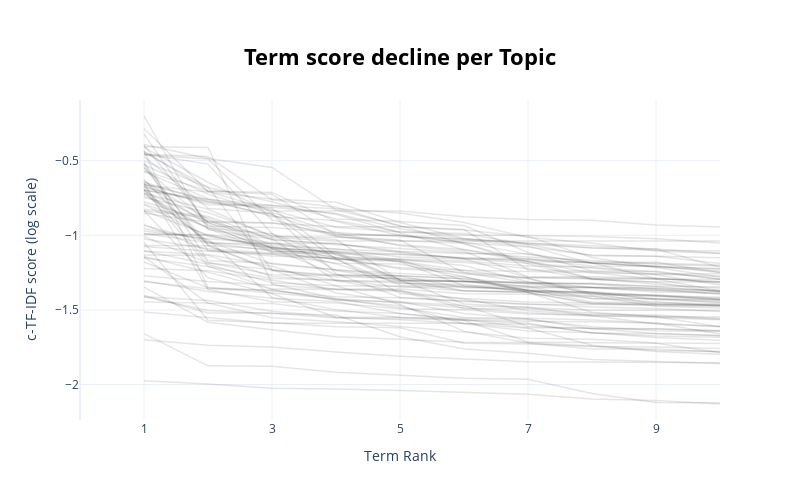

Notebook source saved alongside this figure:
### Code cell
model.visualize_term_rank(log_scale=True)

### Figure 1 — Plotly figure (JSON) as saved in the notebook; plotly's stock layout.template omitted (floating-point values rounded to 4 significant figures)
{"data": [{"hovertext": "<b>Topic -1</b>:science_data_for_intellence_is_art", "line": {"color": "black", "width": 1.5}, "mode": "lines+lines", "name": "", "opacity": 0.1, "type": "scatter", "x": [1, 2, 3, 4, 5, 6, 7, 8, 9, 10], "y": [-1.975, -1.997, -2.026, -2.031, -2.041, -2.052, -2.064, -2.098, -2.107, -2.131]}, {"hovertext": "<b>Topic 0</b>:quantum_it_unrstandi_technologiquan", "line": {"color": "black", "width": 1.5}, "mode": "lines+lines", "name": "", "opacity": 0.1, "type": "scatter", "x": [1, 2, 3, 4, 5, 6, 7, 8, 9, 10], "y": [-1.659, -1.875, -1.877, -1.918, -1.938, -1.959, -1.964, -2.06, -2.12, -2.122]}, {"hovertext": "<b>Topic 1</b>:guru_la_sia_mete_ore_amo_di_sg_or_m", "line": {"color": "black", "width": 1.5}, "mode": "lines+lines", "name": "", "opacity": 0.1, "type": "scatter", "x": [1, 2, 3, 4, 5, 6, 7, 8, 9, 10], "y": [-1.131, -1.135, -1.276, -1.305, -1.307, -1.309, -1.345, -1.347, -1.369, -1.391]}, {"hovertext": "<b>Topic 2</b>:data_science_analytics_publicatuary", "line": {"color": "black", "width": 1.5}, "mode": "lines+lines", "name": "", "opacity": 0.1, "type": "scatter", "x": [1, 2, 3, 4, 5, 6, 7, 8, 9, 10], "y": [-0.8357, -1.285, -1.39, -1.551, -1.566, -1.592, -1.597, -1.654, -1.686, -1.703]}, {"hovertext": "<b>Topic 3</b>:mister_rei_for_furtr_to_tqm_is_chur", "line": {"color": "black", "width": 1.5}, "mode": "lines+lines", "name": "", "opacity": 0.1, "type": "scatter", "x": [1, 2, 3, 4, 5, 6, 7, 8, 9, 10], "y": [-1.412, -1.437, -1.509, -1.547, -1.55, -1.567, -1.577, -1.579, -1.59, -1.614]}, {"hovertext": "<b>Topic 4</b>:lea_proof_by_cp_suppose_zd_since_uk", "line": {"color": "black", "width": 1.5}, "mode": "lines+lines", "name": "", "opacity": 0.1, "type": "scatter", "x": [1, 2, 3, 4, 5, 6, 7, 8, 9, 10], "y": [-0.6258, -1.065, -1.238, -1.264, -1.292, -1.372, -1.383, -1.46, -1.471, -1.475]}, {"hovertext": "<b>Topic 5</b>:nce_articial_intellence_ag_for_xm_i", "line": {"color": "black", "width": 1.5}, "mode": "lines+lines", "name": "", "opacity": 0.1, "type": "scatter", "x": [1, 2, 3, 4, 5, 6, 7, 8, 9, 10], "y": [-1.31, -1.358, -1.366, -1.433, -1.447, -1.47, -1.612, -1.625, -1.659, -1.671]}, {"hovertext": "<b>Topic 6</b>:trefore_tre_fam_for_reg_that_by_not", "line": {"color": "black", "width": 1.5}, "mode": "lines+lines", "name": "", "opacity": 0.1, "type": "scatter", "x": [1, 2, 3, 4, 5, 6, 7, 8, 9, 10], "y": [-0.9562, -1.028, -1.417, -1.498, -1.551, -1.557, -1.564, -1.613, -1.639, -1.645]}, {"hovertext": "<b>Topic 7</b>:citatns_opus_topic_uter_matmatics_s", "line": {"color": "black", "width": 1.5}, "mode": "lines+lines", "name": "", "opacity": 0.1, "type": "scatter", "x": [1, 2, 3, 4, 5, 6, 7, 8, 9, 10], "y": [-1.152, -1.209, -1.29, -1.3, -1.346, -1.347, -1.367, -1.447, -1.453, -1.459]}, {"hovertext": "<b>Topic 8</b>:security_oud_no_cyber_yno_secure_pr", "line": {"color": "black", "width": 1.5}, "mode": "lines+lines", "name": "", "opacity": 0.1, "type": "scatter", "x": [1, 2, 3, 4, 5, 6, 7, 8, 9, 10], "y": [-1.103, -1.195, -1.319, -1.338, -1.464, -1.642, -1.722, -1.762, -1.762, -1.782]}, {"hovertext": "<b>Topic 9</b>:uter_science_iteria_partment_ethics", "line": {"color": "black", "width": 1.5}, "mode": "lines+lines", "name": "", "opacity": 0.1, "type": "scatter", "x": [1, 2, 3, 4, 5, 6, 7, 8, 9, 10], "y": [-1.179, -1.351, -1.387, -1.425, -1.486, -1.55, -1.556, -1.567, -1.588, -1.661]}, {"hovertext": "<b>Topic 10</b>:ys_wa_proc_ph_sci_rev_cm_li_ed_put", "line": {"color": "black", "width": 1.5}, "mode": "lines+lines", "name": "", "opacity": 0.1, "type": "scatter", "x": [1, 2, 3, 4, 5, 6, 7, 8, 9, 10], "y": [-1.7, -1.737, -1.748, -1.782, -1.81, -1.827, -1.848, -1.85, -1.851, -1.855]}, {"hovertext": "<b>Topic 11</b>:torem_conjeure_ramsay_zp_ob_for_ro", "line": {"color": "black", "width": 1.5}, "mode": "lines+lines", "name": "", "opacity": 0.1, "type": "scatter", "x": [1, 2, 3, 4, 5, 6, 7, 8, 9, 10], "y": [-0.6503, -1.364, -1.445, -1.453, -1.492, -1.499, -1.527, -1.533, -1.533, -1.557]}, {"hovertext": "<b>Topic 12</b>:learni_machine_speive_teachi_ypto_", "line": {"color": "black", "width": 1.5}, "mode": "lines+lines", "name": "", "opacity": 0.1, "type": "scatter", "x": [1, 2, 3, 4, 5, 6, 7, 8, 9, 10], "y": [-1.144, -1.455, -1.458, -1.507, -1.524, -1.571, -1.716, -1.719, -1.724, -1.786]}, {"hovertext": "<b>Topic 13</b>:coahow_coalab_worki_pa_no_kay_scie", "line": {"color": "black", "width": 1.5}, "mode": "lines+lines", "name": "", "opacity": 0.1, "type": "scatter", "x": [1, 2, 3, 4, 5, 6, 7, 8, 9, 10], "y": [-0.9939, -0.9939, -1.051, -1.125, -1.312, -1.372, -1.383, -1.515, -1.547, -1.613]}, {"hovertext": "<b>Topic 14</b>:grd_las_linear_logic_gamlogic_gi_s", "line": {"color": "black", "width": 1.5}, "mode": "lines+lines", "name": "", "opacity": 0.1, "type": "scatter", "x": [1, 2, 3, 4, 5, 6, 7, 8, 9, 10], "y": [-0.9713, -1.024, -1.057, -1.093, -1.145, -1.159, -1.165, -1.185, -1.289, -1.312]}, {"hovertext": "<b>Topic 15</b>:ifamous_suppose_sitse_latex_dun_hu", "line": {"color": "black", "width": 1.5}, "mode": "lines+lines", "name": "", "opacity": 0.1, "type": "scatter", "x": [1, 2, 3, 4, 5, 6, 7, 8, 9, 10], "y": [-0.5738, -0.7541, -0.8363, -0.8363, -0.8363, -0.8749, -0.8947, -0.8991, -0.9316, -0.9439]}, {"hovertext": "<b>Topic 16</b>:tnal_giant_science_thinki_papa_mic", "line": {"color": "black", "width": 1.5}, "mode": "lines+lines", "name": "", "opacity": 0.1, "type": "scatter", "x": [1, 2, 3, 4, 5, 6, 7, 8, 9, 10], "y": [-1.347, -1.582, -1.633, -1.681, -1.697, -1.717, -1.719, -1.743, -1.778, -1.797]}, {"hovertext": "<b>Topic 17</b>:logic_uter_matmatical_mler_algebra", "line": {"color": "black", "width": 1.5}, "mode": "lines+lines", "name": "", "opacity": 0.1, "type": "scatter", "x": [1, 2, 3, 4, 5, 6, 7, 8, 9, 10], "y": [-1.049, -1.57, -1.586, -1.613, -1.62, -1.724, -1.729, -1.746, -1.749, -1.759]}, {"hovertext": "<b>Topic 18</b>:bob_alice_bell_had_mark_walsh_hm_h", "line": {"color": "black", "width": 1.5}, "mode": "lines+lines", "name": "", "opacity": 0.1, "type": "scatter", "x": [1, 2, 3, 4, 5, 6, 7, 8, 9, 10], "y": [-0.4625, -0.4884, -0.8968, -1.008, -1.032, -1.251, -1.317, -1.326, -1.36, -1.369]}, {"hovertext": "<b>Topic 19</b>:boo_halt_seq_fu_time_poly_to_const", "line": {"color": "black", "width": 1.5}, "mode": "lines+lines", "name": "", "opacity": 0.1, "type": "scatter", "x": [1, 2, 3, 4, 5, 6, 7, 8, 9, 10], "y": [-0.501, -0.6795, -0.7745, -0.8908, -0.9073, -0.934, -1.115, -1.239, -1.241, -1.294]}, {"hovertext": "<b>Topic 20</b>:proposit_pi_is_iy_ix_propositis_be", "line": {"color": "black", "width": 1.5}, "mode": "lines+lines", "name": "", "opacity": 0.1, "type": "scatter", "x": [1, 2, 3, 4, 5, 6, 7, 8, 9, 10], "y": [-0.5423, -1.067, -1.095, -1.191, -1.322, -1.329, -1.378, -1.38, -1.431, -1.448]}, {"hovertext": "<b>Topic 21</b>:scar_ht_schoer_dfrac_berg_scartdiu", "line": {"color": "black", "width": 1.5}, "mode": "lines+lines", "name": "", "opacity": 0.1, "type": "scatter", "x": [1, 2, 3, 4, 5, 6, 7, 8, 9, 10], "y": [-0.6927, -1.207, -1.36, -1.363, -1.375, -1.427, -1.506, -1.534, -1.552, -1.566]}, {"hovertext": "<b>Topic 22</b>:gbert_tx_tenth_catc_bert_suppose_m", "line": {"color": "black", "width": 1.5}, "mode": "lines+lines", "name": "", "opacity": 0.1, "type": "scatter", "x": [1, 2, 3, 4, 5, 6, 7, 8, 9, 10], "y": [-0.434, -1.35, -1.373, -1.412, -1.419, -1.441, -1.459, -1.481, -1.491, -1.511]}, {"hovertext": "<b>Topic 23</b>:se_sele_fm_css_adic_equivalently_a", "line": {"color": "black", "width": 1.5}, "mode": "lines+lines", "name": "", "opacity": 0.1, "type": "scatter", "x": [1, 2, 3, 4, 5, 6, 7, 8, 9, 10], "y": [-0.9875, -1.05, -1.104, -1.118, -1.299, -1.311, -1.34, -1.352, -1.381, -1.387]}, {"hovertext": "<b>Topic 24</b>:wad_snor_ge_wagner_hirc_bore_and_r", "line": {"color": "black", "width": 1.5}, "mode": "lines+lines", "name": "", "opacity": 0.1, "type": "scatter", "x": [1, 2, 3, 4, 5, 6, 7, 8, 9, 10], "y": [-0.679, -0.784, -0.8193, -1.134, -1.177, -1.26, -1.287, -1.386, -1.404, -1.429]}, {"hovertext": "<b>Topic 25</b>:llo_greeti_kal_world_nina_transfor", "line": {"color": "black", "width": 1.5}, "mode": "lines+lines", "name": "", "opacity": 0.1, "type": "scatter", "x": [1, 2, 3, 4, 5, 6, 7, 8, 9, 10], "y": [-0.6449, -0.7738, -0.8112, -0.854, -0.9561, -1.025, -1.053, -1.084, -1.092, -1.214]}, {"hovertext": "<b>Topic 26</b>:iham_educator_science_khaki_pt_ed_", "line": {"color": "black", "width": 1.5}, "mode": "lines+lines", "name": "", "opacity": 0.1, "type": "scatter", "x": [1, 2, 3, 4, 5, 6, 7, 8, 9, 10], "y": [-1.447, -1.454, -1.552, -1.579, -1.612, -1.648, -1.689, -1.696, -1.722, -1.725]}, {"hovertext": "<b>Topic 27</b>:alta_kirchner_isabelle_zelog_paleo", "line": {"color": "black", "width": 1.5}, "mode": "lines+lines", "name": "", "opacity": 0.1, "type": "scatter", "x": [1, 2, 3, 4, 5, 6, 7, 8, 9, 10], "y": [-1.076, -1.106, -1.126, -1.157, -1.167, -1.182, -1.222, -1.297, -1.314, -1.314]}, {"hovertext": "<b>Topic 28</b>:hate_speedata_addressi_fortuna_zam", "line": {"color": "black", "width": 1.5}, "mode": "lines+lines", "name": "", "opacity": 0.1, "type": "scatter", "x": [1, 2, 3, 4, 5, 6, 7, 8, 9, 10], "y": [-0.722, -0.9519, -0.99, -1.237, -1.303, -1.307, -1.32, -1.326, -1.341, -1.346]}, {"hovertext": "<b>Topic 29</b>:max_tribe_network_eldwork_trust_ep", "line": {"color": "black", "width": 1.5}, "mode": "lines+lines", "name": "", "opacity": 0.1, "type": "scatter", "x": [1, 2, 3, 4, 5, 6, 7, 8, 9, 10], "y": [-0.9346, -1.044, -1.081, -1.111, -1.125, -1.152, -1.156, -1.184, -1.213, -1.24]}, {"hovertext": "<b>Topic 30</b>:graph_cell_cour_neural_materials_n", "line": {"color": "black", "width": 1.5}, "mode": "lines+lines", "name": "", "opacity": 0.1, "type": "scatter", "x": [1, 2, 3, 4, 5, 6, 7, 8, 9, 10], "y": [-1.223, -1.237, -1.301, -1.364, -1.367, -1.476, -1.482, -1.538, -1.595, -1.61]}, {"hovertext": "<b>Topic 31</b>:jj_ii_nk_jg_is_nj_ik_ris_and_ij", "line": {"color": "black", "width": 1.5}, "mode": "lines+lines", "name": "", "opacity": 0.1, "type": "scatter", "x": [1, 2, 3, 4, 5, 6, 7, 8, 9, 10], "y": [-0.5681, -0.7033, -0.7126, -0.908, -0.9995, -1.032, -1.073, -1.187, -1.206, -1.25]}, {"hovertext": "<b>Topic 32</b>:nest_mona_just_true_free_traci_con", "line": {"color": "black", "width": 1.5}, "mode": "lines+lines", "name": "", "opacity": 0.1, "type": "scatter", "x": [1, 2, 3, 4, 5, 6, 7, 8, 9, 10], "y": [-0.4101, -0.6443, -0.8473, -0.981, -1.008, -1.025, -1.06, -1.085, -1.101, -1.106]}, {"hovertext": "<b>Topic 33</b>:lz_ry_rz_cz_ez_ly_next_tis_olz_tre", "line": {"color": "black", "width": 1.5}, "mode": "lines+lines", "name": "", "opacity": 0.1, "type": "scatter", "x": [1, 2, 3, 4, 5, 6, 7, 8, 9, 10], "y": [-0.392, -0.4851, -0.545, -0.8292, -0.9337, -1.056, -1.192, -1.293, -1.314, -1.382]}, {"hovertext": "<b>Topic 34</b>:mass_college_counity_transfer_acam", "line": {"color": "black", "width": 1.5}, "mode": "lines+lines", "name": "", "opacity": 0.1, "type": "scatter", "x": [1, 2, 3, 4, 5, 6, 7, 8, 9, 10], "y": [-1.025, -1.091, -1.118, -1.121, -1.128, -1.151, -1.173, -1.291, -1.328, -1.355]}, {"hovertext": "<b>Topic 35</b>:si_sier_ro_and_wagner_nally_tium_e", "line": {"color": "black", "width": 1.5}, "mode": "lines+lines", "name": "", "opacity": 0.1, "type": "scatter", "x": [1, 2, 3, 4, 5, 6, 7, 8, 9, 10], "y": [-0.5271, -0.7239, -0.8572, -1.257, -1.417, -1.443, -1.463, -1.463, -1.463, -1.463]}, {"hovertext": "<b>Topic 36</b>:online_intellence_learni_articial_", "line": {"color": "black", "width": 1.5}, "mode": "lines+lines", "name": "", "opacity": 0.1, "type": "scatter", "x": [1, 2, 3, 4, 5, 6, 7, 8, 9, 10], "y": [-1.411, -1.504, -1.524, -1.534, -1.679, -1.761, -1.791, -1.833, -1.846, -1.859]}, {"hovertext": "<b>Topic 37</b>:obj_hunt_abstra_st_moli_go_abs_kau", "line": {"color": "black", "width": 1.5}, "mode": "lines+lines", "name": "", "opacity": 0.1, "type": "scatter", "x": [1, 2, 3, 4, 5, 6, 7, 8, 9, 10], "y": [-0.8352, -0.998, -1.082, -1.112, -1.177, -1.338, -1.343, -1.423, -1.445, -1.474]}, {"hovertext": "<b>Topic 38</b>:gj_record_oatnal_pennt_semantics_r", "line": {"color": "black", "width": 1.5}, "mode": "lines+lines", "name": "", "opacity": 0.1, "type": "scatter", "x": [1, 2, 3, 4, 5, 6, 7, 8, 9, 10], "y": [-0.2004, -0.9609, -1.026, -1.063, -1.089, -1.118, -1.145, -1.168, -1.194, -1.206]}, {"hovertext": "<b>Topic 39</b>:hub_symbolic_tsoftware_software_re", "line": {"color": "black", "width": 1.5}, "mode": "lines+lines", "name": "", "opacity": 0.1, "type": "scatter", "x": [1, 2, 3, 4, 5, 6, 7, 8, 9, 10], "y": [-0.5121, -1.1, -1.126, -1.187, -1.192, -1.277, -1.383, -1.455, -1.459, -1.468]}, {"hovertext": "<b>Topic 40</b>:sub_mod_ns_star_cosub_comod_subst_", "line": {"color": "black", "width": 1.5}, "mode": "lines+lines", "name": "", "opacity": 0.1, "type": "scatter", "x": [1, 2, 3, 4, 5, 6, 7, 8, 9, 10], "y": [-0.4576, -0.4725, -0.7622, -0.812, -0.9403, -0.9612, -1.232, -1.241, -1.265, -1.334]}, {"hovertext": "<b>Topic 41</b>:statistics_data_science_journal_co", "line": {"color": "black", "width": 1.5}, "mode": "lines+lines", "name": "", "opacity": 0.1, "type": "scatter", "x": [1, 2, 3, 4, 5, 6, 7, 8, 9, 10], "y": [-1.008, -1.186, -1.23, -1.387, -1.445, -1.524, -1.561, -1.628, -1.628, -1.638]}, {"hovertext": "<b>Topic 42</b>:stunts_color_narrative_goals_tutor", "line": {"color": "black", "width": 1.5}, "mode": "lines+lines", "name": "", "opacity": 0.1, "type": "scatter", "x": [1, 2, 3, 4, 5, 6, 7, 8, 9, 10], "y": [-0.5487, -0.9137, -1.087, -1.164, -1.173, -1.236, -1.29, -1.4, -1.405, -1.414]}, {"hovertext": "<b>Topic 43</b>:numbers_ins_tre_ibut_arithmetic_by", "line": {"color": "black", "width": 1.5}, "mode": "lines+lines", "name": "", "opacity": 0.1, "type": "scatter", "x": [1, 2, 3, 4, 5, 6, 7, 8, 9, 10], "y": [-1.107, -1.129, -1.208, -1.338, -1.342, -1.373, -1.375, -1.407, -1.476, -1.487]}, {"hovertext": "<b>Topic 44</b>:conference_journal_sapplicatsmall_", "line": {"color": "black", "width": 1.5}, "mode": "lines+lines", "name": "", "opacity": 0.1, "type": "scatter", "x": [1, 2, 3, 4, 5, 6, 7, 8, 9, 10], "y": [-1.514, -1.55, -1.589, -1.589, -1.589, -1.59, -1.623, -1.737, -1.771, -1.779]}, {"hovertext": "<b>Topic 45</b>:rule_iat_calculus_step_or_case_his", "line": {"color": "black", "width": 1.5}, "mode": "lines+lines", "name": "", "opacity": 0.1, "type": "scatter", "x": [1, 2, 3, 4, 5, 6, 7, 8, 9, 10], "y": [-0.4364, -0.703, -0.7247, -0.9985, -1.001, -1.05, -1.079, -1.132, -1.14, -1.189]}, {"hovertext": "<b>Topic 46</b>:fs_torem_is_mis_proof_fx_nnk_mnt_m", "line": {"color": "black", "width": 1.5}, "mode": "lines+lines", "name": "", "opacity": 0.1, "type": "scatter", "x": [1, 2, 3, 4, 5, 6, 7, 8, 9, 10], "y": [-0.7467, -0.847, -1.002, -1.029, -1.3, -1.46, -1.484, -1.502, -1.503, -1.504]}, {"hovertext": "<b>Topic 47</b>:rank_page_authorship_largest_uster", "line": {"color": "black", "width": 1.5}, "mode": "lines+lines", "name": "", "opacity": 0.1, "type": "scatter", "x": [1, 2, 3, 4, 5, 6, 7, 8, 9, 10], "y": [-0.6377, -0.8924, -1.082, -1.147, -1.159, -1.171, -1.206, -1.214, -1.246, -1.294]}, {"hovertext": "<b>Topic 48</b>:iit_rant_ps_cons_ns_try_marked_emp", "line": {"color": "black", "width": 1.5}, "mode": "lines+lines", "name": "", "opacity": 0.1, "type": "scatter", "x": [1, 2, 3, 4, 5, 6, 7, 8, 9, 10], "y": [-0.6986, -0.7603, -0.8744, -0.9008, -0.9759, -0.9887, -1.062, -1.137, -1.141, -1.15]}, {"hovertext": "<b>Topic 49</b>:gs_lens_table_ttable_watchi_velopi", "line": {"color": "black", "width": 1.5}, "mode": "lines+lines", "name": "", "opacity": 0.1, "type": "scatter", "x": [1, 2, 3, 4, 5, 6, 7, 8, 9, 10], "y": [-0.9271, -1.102, -1.139, -1.154, -1.391, -1.424, -1.446, -1.453, -1.468, -1.472]}, {"hovertext": "<b>Topic 50</b>:trefore_proposit_fa_consir_proof_b", "line": {"color": "black", "width": 1.5}, "mode": "lines+lines", "name": "", "opacity": 0.1, "type": "scatter", "x": [1, 2, 3, 4, 5, 6, 7, 8, 9, 10], "y": [-0.6629, -0.708, -0.7562, -0.7782, -0.9141, -1.022, -1.052, -1.071, -1.091, -1.12]}, {"hovertext": "<b>Topic 51</b>:rm_valence_uni_is_sets_axm_ku_vec_", "line": {"color": "black", "width": 1.5}, "mode": "lines+lines", "name": "", "opacity": 0.1, "type": "scatter", "x": [1, 2, 3, 4, 5, 6, 7, 8, 9, 10], "y": [-0.7893, -0.9454, -1.087, -1.264, -1.271, -1.29, -1.326, -1.349, -1.353, -1.372]}, {"hovertext": "<b>Topic 52</b>:calornia_supplement_icalornia_page", "line": {"color": "black", "width": 1.5}, "mode": "lines+lines", "name": "", "opacity": 0.1, "type": "scatter", "x": [1, 2, 3, 4, 5, 6, 7, 8, 9, 10], "y": [-0.5205, -1.171, -1.188, -1.23, -1.255, -1.277, -1.37, -1.383, -1.426, -1.437]}, {"hovertext": "<b>Topic 53</b>:opponent_player_play_iplayer_to_an", "line": {"color": "black", "width": 1.5}, "mode": "lines+lines", "name": "", "opacity": 0.1, "type": "scatter", "x": [1, 2, 3, 4, 5, 6, 7, 8, 9, 10], "y": [-0.4062, -0.4118, -1.325, -1.425, -1.453, -1.487, -1.519, -1.542, -1.544, -1.547]}, {"hovertext": "<b>Topic 54</b>:proceedis_conference_internatnal_t", "line": {"color": "black", "width": 1.5}, "mode": "lines+lines", "name": "", "opacity": 0.1, "type": "scatter", "x": [1, 2, 3, 4, 5, 6, 7, 8, 9, 10], "y": [-1.142, -1.248, -1.362, -1.431, -1.472, -1.593, -1.641, -1.654, -1.674, -1.683]}, {"hovertext": "<b>Topic 55</b>:ck_dk_ha_xx_cker_nce_bk_iivg_ivg_a", "line": {"color": "black", "width": 1.5}, "mode": "lines+lines", "name": "", "opacity": 0.1, "type": "scatter", "x": [1, 2, 3, 4, 5, 6, 7, 8, 9, 10], "y": [-0.4439, -0.6768, -1.232, -1.278, -1.288, -1.309, -1.314, -1.389, -1.462, -1.467]}, {"hovertext": "<b>Topic 56</b>:dijkstra_edge_idijkstra_prograi_hi", "line": {"color": "black", "width": 1.5}, "mode": "lines+lines", "name": "", "opacity": 0.1, "type": "scatter", "x": [1, 2, 3, 4, 5, 6, 7, 8, 9, 10], "y": [-0.3967, -0.9183, -1.023, -1.305, -1.375, -1.49, -1.493, -1.522, -1.543, -1.562]}, {"hovertext": "<b>Topic 57</b>:rib_waters_dist_assist_xf_xi_yj_vt", "line": {"color": "black", "width": 1.5}, "mode": "lines+lines", "name": "", "opacity": 0.1, "type": "scatter", "x": [1, 2, 3, 4, 5, 6, 7, 8, 9, 10], "y": [-0.7195, -0.8252, -1.008, -1.013, -1.036, -1.053, -1.179, -1.179, -1.18, -1.249]}, {"hovertext": "<b>Topic 58</b>:worksets_spec_from_tse_for_researt", "line": {"color": "black", "width": 1.5}, "mode": "lines+lines", "name": "", "opacity": 0.1, "type": "scatter", "x": [1, 2, 3, 4, 5, 6, 7, 8, 9, 10], "y": [-1.068, -1.07, -1.229, -1.302, -1.32, -1.338, -1.376, -1.391, -1.399, -1.423]}, {"hovertext": "<b>Topic 59</b>:ose_abel_moved_ard_pre_eaat_set_pu", "line": {"color": "black", "width": 1.5}, "mode": "lines+lines", "name": "", "opacity": 0.1, "type": "scatter", "x": [1, 2, 3, 4, 5, 6, 7, 8, 9, 10], "y": [-0.7344, -0.9555, -1.114, -1.16, -1.161, -1.202, -1.312, -1.349, -1.359, -1.395]}, {"hovertext": "<b>Topic 60</b>:bribery_choice_social_ppib_pia_sht", "line": {"color": "black", "width": 1.5}, "mode": "lines+lines", "name": "", "opacity": 0.1, "type": "scatter", "x": [1, 2, 3, 4, 5, 6, 7, 8, 9, 10], "y": [-0.7156, -1.039, -1.193, -1.232, -1.273, -1.351, -1.351, -1.352, -1.37, -1.377]}, {"hovertext": "<b>Topic 61</b>:spec_usi_bf_cd_td_from_error_tiusi", "line": {"color": "black", "width": 1.5}, "mode": "lines+lines", "name": "", "opacity": 0.1, "type": "scatter", "x": [1, 2, 3, 4, 5, 6, 7, 8, 9, 10], "y": [-0.2846, -0.707, -0.8314, -0.9465, -0.9781, -0.9983, -1.002, -1.008, -1.023, -1.051]}, {"hovertext": "<b>Topic 62</b>:ms_mat_sci_materials_ready_ief_hle", "line": {"color": "black", "width": 1.5}, "mode": "lines+lines", "name": "", "opacity": 0.1, "type": "scatter", "x": [1, 2, 3, 4, 5, 6, 7, 8, 9, 10], "y": [-0.4724, -0.8185, -0.854, -1.16, -1.334, -1.343, -1.365, -1.392, -1.41, -1.428]}, {"hovertext": "<b>Topic 63</b>:ae_science_reduce_grid_oud_sci_lim", "line": {"color": "black", "width": 1.5}, "mode": "lines+lines", "name": "", "opacity": 0.1, "type": "scatter", "x": [1, 2, 3, 4, 5, 6, 7, 8, 9, 10], "y": [-0.989, -1.001, -1.092, -1.105, -1.165, -1.303, -1.369, -1.38, -1.403, -1.434]}, {"hovertext": "<b>Topic 64</b>:verlag_leure_uz_notuter_felipe_log", "line": {"color": "black", "width": 1.5}, "mode": "lines+lines", "name": "", "opacity": 0.1, "type": "scatter", "x": [1, 2, 3, 4, 5, 6, 7, 8, 9, 10], "y": [-1.402, -1.52, -1.521, -1.554, -1.558, -1.569, -1.59, -1.654, -1.66, -1.673]}, {"hovertext": "<b>Topic 65</b>:launpi_whi_ratr_eaathat_aristoteli", "line": {"color": "black", "width": 1.5}, "mode": "lines+lines", "name": "", "opacity": 0.1, "type": "scatter", "x": [1, 2, 3, 4, 5, 6, 7, 8, 9, 10], "y": [-0.775, -0.9058, -1.014, -1.038, -1.038, -1.038, -1.038, -1.038, -1.038, -1.038]}, {"hovertext": "<b>Topic 66</b>:oxford_ec_marginiei_sc_additnally_", "line": {"color": "black", "width": 1.5}, "mode": "lines+lines", "name": "", "opacity": 0.1, "type": "scatter", "x": [1, 2, 3, 4, 5, 6, 7, 8, 9, 10], "y": [-0.3211, -0.9396, -0.9485, -0.9834, -1.069, -1.107, -1.277, -1.277, -1.285, -1.32]}, {"hovertext": "<b>Topic 67</b>:gibbs_cd_corre_solutco_ni_ready_di", "line": {"color": "black", "width": 1.5}, "mode": "lines+lines", "name": "", "opacity": 0.1, "type": "scatter", "x": [1, 2, 3, 4, 5, 6, 7, 8, 9, 10], "y": [-0.6584, -0.7603, -0.8008, -0.8217, -0.8512, -0.9143, -1.014, -1.053, -1.104, -1.121]}, {"hovertext": "<b>Topic 68</b>:howard_curry_px_cisabelle_isomorph", "line": {"color": "black", "width": 1.5}, "mode": "lines+lines", "name": "", "opacity": 0.1, "type": "scatter", "x": [1, 2, 3, 4, 5, 6, 7, 8, 9, 10], "y": [-0.4558, -0.5229, -0.9885, -1.15, -1.226, -1.249, -1.282, -1.293, -1.293, -1.373]}, {"hovertext": "<b>Topic 69</b>:gene_keere_iformat_dutt_levy_netrl", "line": {"color": "black", "width": 1.5}, "mode": "lines+lines", "name": "", "opacity": 0.1, "type": "scatter", "x": [1, 2, 3, 4, 5, 6, 7, 8, 9, 10], "y": [-0.7045, -0.9059, -0.9162, -0.9934, -0.999, -1.046, -1.128, -1.186, -1.21, -1.227]}, {"hovertext": "<b>Topic 70</b>:bm_bp_interses_uned_triaular_cgi_b", "line": {"color": "black", "width": 1.5}, "mode": "lines+lines", "name": "", "opacity": 0.1, "type": "scatter", "x": [1, 2, 3, 4, 5, 6, 7, 8, 9, 10], "y": [-0.8367, -0.88, -1.069, -1.093, -1.111, -1.158, -1.187, -1.22, -1.26, -1.274]}, {"hovertext": "<b>Topic 71</b>:zealand_flag_new_llitonew_adoyle_a", "line": {"color": "black", "width": 1.5}, "mode": "lines+lines", "name": "", "opacity": 0.1, "type": "scatter", "x": [1, 2, 3, 4, 5, 6, 7, 8, 9, 10], "y": [-0.6529, -0.9292, -1.108, -1.111, -1.299, -1.307, -1.322, -1.322, -1.345, -1.376]}, {"hovertext": "<b>Topic 72</b>:tory_dodgsore_condorcet_lexity_int", "line": {"color": "black", "width": 1.5}, "mode": "lines+lines", "name": "", "opacity": 0.1, "type": "scatter", "x": [1, 2, 3, 4, 5, 6, 7, 8, 9, 10], "y": [-0.6958, -0.7736, -0.8634, -1.003, -1.063, -1.095, -1.16, -1.206, -1.208, -1.224]}, {"hovertext": "<b>Topic 73</b>:societal_inference_ethical_oatnal_", "line": {"color": "black", "width": 1.5}, "mode": "lines+lines", "name": "", "opacity": 0.1, "type": "scatter", "x": [1, 2, 3, 4, 5, 6, 7, 8, 9, 10], "y": [-0.8523, -0.912, -0.9188, -0.9423, -0.9431, -0.964, -1.007, -1.148, -1.216, -1.279]}, {"hovertext": "<b>Topic 74</b>:slli_lat_politics_wolfram_islli_sh", "line": {"color": "black", "width": 1.5}, "mode": "lines+lines", "name": "", "opacity": 0.1, "type": "scatter", "x": [1, 2, 3, 4, 5, 6, 7, 8, 9, 10], "y": [-0.6665, -1.182, -1.265, -1.27, -1.273, -1.291, -1.37, -1.424, -1.424, -1.449]}, {"hovertext": "<b>Topic 75</b>:equatns_dferential_ordinary_reast_", "line": {"color": "black", "width": 1.5}, "mode": "lines+lines", "name": "", "opacity": 0.1, "type": "scatter", "x": [1, 2, 3, 4, 5, 6, 7, 8, 9, 10], "y": [-0.7942, -1.007, -1.075, -1.151, -1.218, -1.234, -1.242, -1.249, -1.295, -1.295]}, {"hovertext": "<b>Topic 76</b>:gateway_eye_tal_atom_pizza_toolkit", "line": {"color": "black", "width": 1.5}, "mode": "lines+lines", "name": "", "opacity": 0.1, "type": "scatter", "x": [1, 2, 3, 4, 5, 6, 7, 8, 9, 10], "y": [-0.6706, -0.7953, -0.7988, -0.8594, -0.9841, -1.097, -1.175, -1.251, -1.257, -1.257]}, {"hovertext": "<b>Topic 77</b>:matmatics_hall_york_logic_iproceed", "line": {"color": "black", "width": 1.5}, "mode": "lines+lines", "name": "", "opacity": 0.1, "type": "scatter", "x": [1, 2, 3, 4, 5, 6, 7, 8, 9, 10], "y": [-1.304, -1.377, -1.421, -1.444, -1.524, -1.565, -1.62, -1.625, -1.626, -1.641]}, {"hovertext": "<b>Topic 78</b>:psics_energy_coalab_coahow_fluid_d", "line": {"color": "black", "width": 1.5}, "mode": "lines+lines", "name": "", "opacity": 0.1, "type": "scatter", "x": [1, 2, 3, 4, 5, 6, 7, 8, 9, 10], "y": [-0.6924, -1.053, -1.055, -1.055, -1.107, -1.122, -1.124, -1.186, -1.187, -1.199]}, {"hovertext": "<b>Topic 79</b>:ot_regardi_muso_saturattechnique_v", "line": {"color": "black", "width": 1.5}, "mode": "lines+lines", "name": "", "opacity": 0.1, "type": "scatter", "x": [1, 2, 3, 4, 5, 6, 7, 8, 9, 10], "y": [-1.271, -1.31, -1.335, -1.359, -1.359, -1.392, -1.395, -1.414, -1.428, -1.432]}, {"hovertext": "<b>Topic 80</b>:te_hf_ref_tse_roadrunner_lipack_ma", "line": {"color": "black", "width": 1.5}, "mode": "lines+lines", "name": "", "opacity": 0.1, "type": "scatter", "x": [1, 2, 3, 4, 5, 6, 7, 8, 9, 10], "y": [-0.825, -0.8714, -1.031, -1.054, -1.116, -1.158, -1.282, -1.285, -1.291, -1.311]}], "layout": {"height": 500, "hoverlabel": {"bgcolor": "white", "font": {"family": "Rockwell", "size": 16}}, "showlegend": false, "title": {"font": {"color": "Black", "size": 22}, "text": "<b>Term score decline per Topic</b>", "x": 0.5, "xanchor": "center", "y": 0.9, "yanchor": "top"}, "width": 800, "xaxis": {"dtick": 2, "range": [0, 10], "tick0": 1, "title": {"text": "Term Rank"}}, "yaxis": {"title": {"text": "c-TF-IDF score (log scale)"}}}}
